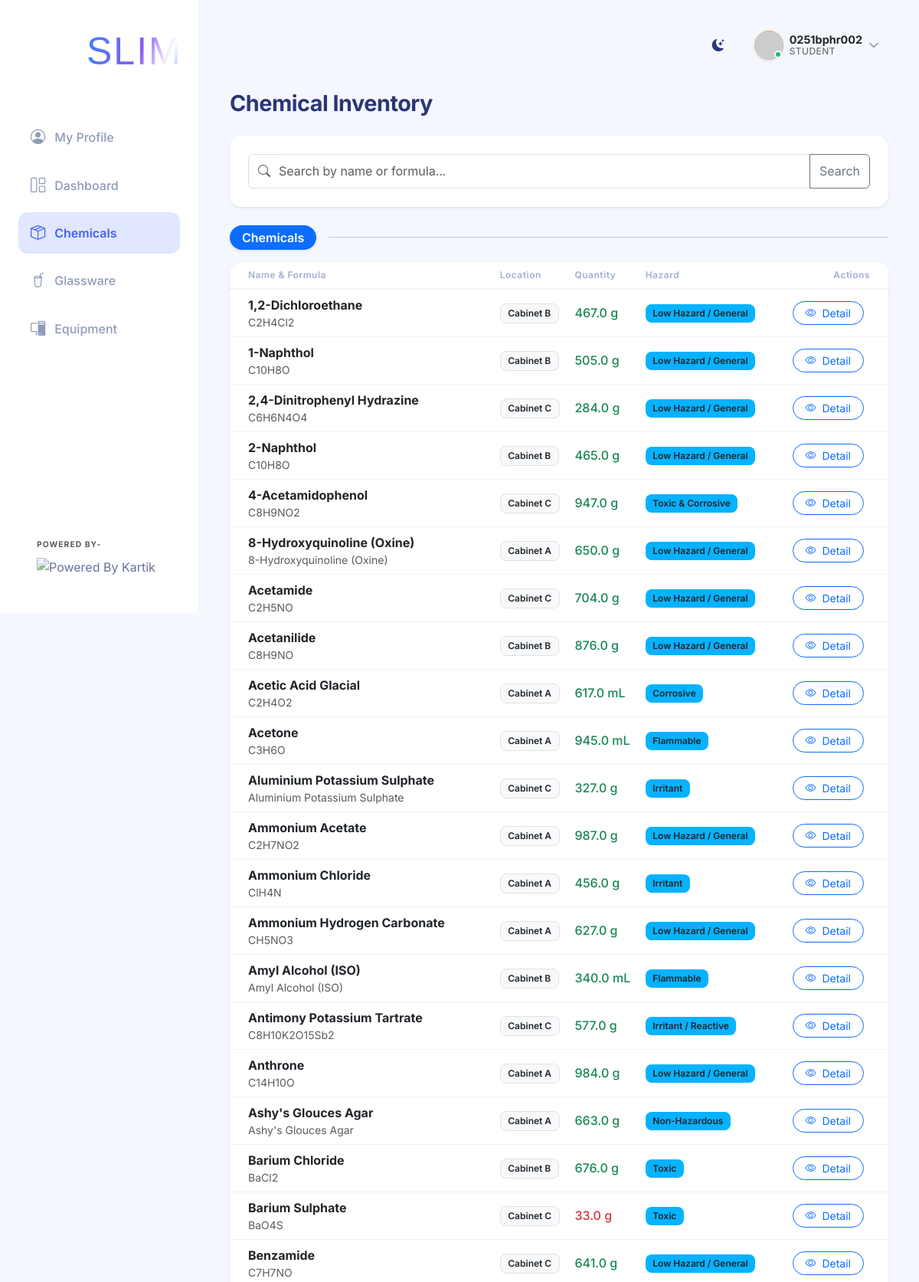
/chemicals (signed in, upper part), run on the app's committed database.
### app.py (models this page shows)
class User(UserMixin, db.Model):
    id = db.Column(db.Integer, primary_key=True)
    username = db.Column(db.String(100), unique=True, nullable=False)
    password_hash = db.Column(db.String(200), nullable=False)
    role = db.Column(db.String(50), nullable=False) # 'teacher', 'student', or 'developer'
    full_name = db.Column(db.String(150), nullable=True)
    roll_number = db.Column(db.String(50), nullable=True)
    email = db.Column(db.String(150), nullable=True)
    phone = db.Column(db.String(20), nullable=True)

class Chemical(db.Model):
    id = db.Column(db.Integer, primary_key=True)
    name = db.Column(db.String(150), nullable=False)
    formula = db.Column(db.String(100), nullable=False)
    cas_number = db.Column(db.String(50), nullable=True)
    quantity = db.Column(db.Float, nullable=False, default=0.0)
    unit = db.Column(db.String(20), nullable=False)
    location = db.Column(db.String(100), nullable=False)
    expiry_date = db.Column(db.Date, nullable=True)
    hazard_category = db.Column(db.String(100), nullable=True)
    category = db.Column(db.String(50), default='Chemicals') # New: Chemicals, Reagents, Indicators, Miscellaneous
    logs = db.relationship('UsageLog', backref='chemical', lazy=True, cascade="all, delete-orphan")

### app.py (the view)
@app.route('/chemicals')
def chemicals():
    search_query = request.args.get('search', '')
    if search_query:
        chemicals_list = Chemical.query.filter(
            db.or_(
                Chemical.name.ilike(f'%{search_query}%'),
                Chemical.formula.ilike(f'%{search_query}%')
            )
        ).all()
    else:
        chemicals_list = Chemical.query.all()
    grouped_chemicals = {}
    for chem in chemicals_list:
        cat = chem.category or 'Chemicals'
        if cat not in grouped_chemicals:
            grouped_chemicals[cat] = []
        grouped_chemicals[cat].append(chem)
    return render_template('chemicals.html', grouped_chemicals=grouped_chemicals, search_query=search_query)

### app.py (called while the page is built)
@login_manager.user_loader
def load_user(user_id):
    return User.query.get(int(user_id))

### templates/chemicals.html (shortened to what this page needs)
{% extends 'base.html' %}
{% block content %}
<div class="d-flex justify-content-between align-items-center mb-4">
    <h2 class="page-title mb-0">Chemical Inventory</h2>
</div>
<div class="card mb-4 shadow-sm">
    <div class="card-body">
        <form action="{{ url_for('chemicals') }}" method="GET" class="d-flex">
            <div class="input-group">
                <span class="input-group-text bg-white border-end-0">
                    <i class="bi bi-search text-muted"></i>
                </span>
                <input type="text" name="search" class="form-control border-start-0 ps-0"
                       placeholder="Search by name or formula..." value="{{ search_query }}">
                <button class="btn btn-outline-secondary" type="submit">Search</button>
            </div>
        </form>
    </div>
</div>
{% for category, chemicals in grouped_chemicals.items() %}
<div class="d-flex align-items-center mb-3 mt-4">
    <span class="badge bg-primary px-3 py-2 fs-6 rounded-pill shadow-sm">{{ category }}</span>
    <hr class="flex-grow-1 ms-3 my-0 opacity-25">
</div>
<div class="card shadow-sm border-0 rounded-4 overflow-hidden mb-5">
    <div class="table-responsive">
        <table class="table table-hover align-middle mb-0">
            <thead class="bg-light bg-opacity-50">
                <tr>
                    <th class="ps-4">Name & Formula</th>
                    <th>Location</th>
                    <th>Quantity</th>
                    <th>Hazard</th>
                    <th class="text-end pe-4">Actions</th>
                </tr>
            </thead>
            <tbody>
                {% for chem in chemicals %}
                <tr>
                    <td class="ps-4">
                        <div class="fw-bold text-dark">{{ chem.name }}</div>
                        <div class="text-muted small">{{ chem.formula }}
                        </div>
                    </td>
                    <td><span class="badge bg-light text-dark border">{{ chem.location }}</span></td>
                    <td>
                        <span class="fw-medium {% if chem.quantity < 50 %}text-danger{% else %}text-success{% endif %}">
                            {{ chem.quantity }} {{ chem.unit }}
                        </span>
                    </td>
                    <td>
                        {% if chem.hazard_category %}
                        <span class="badge bg-warning text-dark">{{ chem.hazard_category }}</span>
                        {% else %}
                        <span class="text-muted">-</span>
                        {% endif %}
                    </td>
                    <td class="text-end pe-4">
                        <div class="btn-group">
                            <a href="{{ url_for('chemical_detail', id=chem.id) }}" class="btn btn-sm btn-outline-primary rounded-pill px-3 me-2">
                                <i class="bi bi-eye me-1"></i> Detail
                            </a>
                        </div>
                    </td>
                </tr>
                {% endfor %}
            </tbody>
        </table>
    </div>
</div>
{% else %}
<div class="card shadow-sm border-0 rounded-4 p-5 text-center text-muted">
    <i class="bi bi-search fs-1 mb-3"></i>
    <h5>No chemicals found matching your search.</h5>
    <p>Try a different keyword or formula.</p>
</div>
{% endfor %}
{% endblock %}

### templates/base.html (shortened to what this page needs)
<!DOCTYPE html>
<html lang="en">
<head>
    <link href="https://cdn.jsdelivr.net/npm/bootstrap@5.3.0/dist/css/bootstrap.min.css" rel="stylesheet">
    <link rel="stylesheet" href="{{ url_for('static', filename='css/style.css') }}">
    <link rel="stylesheet" href="https://cdn.jsdelivr.net/npm/bootstrap-icons@1.10.5/font/bootstrap-icons.css">
</head>
<body>
    <div class="app-container">
        <nav class="sidebar d-flex flex-column">
            <div class="sidebar-header">
                <a class="navbar-brand d-flex align-items-center morph-logo" href="{{ url_for('dashboard') }}"
                    style="text-decoration: none;">
                    <div class="me-1 d-flex justify-content-center align-items-center"
                        style="width: 80px; height: 80px; margin-left: -5px;">
                        <dotlottie-player src="{{ url_for('static', filename='logo.lottie') }}" background="transparent"
                            speed="1" style="width: 80px; height: 80px;" loop autoplay></dotlottie-player>
                    </div>
                    <div class="logo-text-container">
                        <div class="logo-text main-text">
                            <span class="slim-text-animated">SLIM</span>
                        </div>
                    </div>
                </a>
            </div>
            <ul class="nav flex-column sidebar-nav mt-3">
                {% if current_user.is_authenticated and current_user.role in ['student', 'developer'] %}
                <li class="nav-item">
                    <a class="nav-link {% if request.endpoint == 'profile' %}active{% endif %}"
                        href="{{ url_for('profile') }}">
                        <i class="bi bi-person-circle"></i> My Profile
                    </a>
                </li>
                {% endif %}
                <li class="nav-item">
                    <a class="nav-link {% if request.endpoint == 'dashboard' %}active{% endif %}"
                        href="{{ url_for('dashboard') }}">
                        <i class="bi bi-grid-1x2"></i> Dashboard
                    </a>
                </li>
                <li class="nav-item">
                    <a class="nav-link {% if request.endpoint == 'chemicals' or request.endpoint == 'add_chemical' or request.endpoint == 'chemical_detail' %}active{% endif %}"
                        href="{{ url_for('chemicals') }}">
                        <i class="bi bi-box-seam"></i> Chemicals
                    </a>
                </li>
                <li class="nav-item">
                    <a class="nav-link {% if request.endpoint == 'glassware' %}active{% endif %}"
                        href="{{ url_for('glassware') }}">
                        <i class="bi bi-cup-straw"></i> Glassware
                    </a>
                </li>
                <li class="nav-item">
                    <a class="nav-link {% if request.endpoint == 'equipment' %}active{% endif %}"
                        href="{{ url_for('equipment') }}">
                        <i class="bi bi-pc-display"></i> Equipment
                    </a>
                </li>
            </ul>
            <div class="sidebar-footer mt-auto p-4 text-start">
                <small class="text-muted d-block fw-bold text-uppercase mb-2"
                    style="font-size: 0.65rem; letter-spacing: 1px;">Powered By-</small>
                <img src="https://student.camu.in/camu_attachment/get/6696654be0b1fd900cf3997c" alt="Powered By Kartik"
                    class="img-fluid powered-logo">
            </div>
        </nav>
        <main class="main-content">
            <header class="top-header d-flex justify-content-between align-items-center mb-4">
                <div class="d-flex align-items-center">
                    <div class="theme-toggle" id="themeToggle" title="Toggle Dark/Light Mode">
                        <i class="bi bi-moon-stars-fill"></i>
                    </div>
                    <div class="user-profile dropdown">
                        <div class="profile-trigger d-flex align-items-center" {% if current_user.is_authenticated
                            %}data-bs-toggle="dropdown" {% else %}data-bs-toggle="modal" data-bs-target="#loginModal" {%
                            endif %}>
                            {% if current_user.is_authenticated %}
                            <div class="avatar-wrapper me-2">
                                <div class="avatar-circle {% if current_user.role == 'developer' %}bg-developer{% elif current_user.role == 'teacher' %}bg-teacher{% else %}bg-student{% endif %} shadow-sm"
                                    style="padding: 0; overflow: hidden;">
                                    <img src="https://api.dicebear.com/9.x/bottts/svg?seed={{ current_user.username }}&backgroundColor=transparent"
                                        alt="Avatar"
                                        style="width: 100%; height: 100%; object-fit: cover; transform: scale(1.1) translateY(2px);">
                                </div>
                                <div class="status-indicator online"></div>
                            </div>
                            <div class="user-info d-none d-sm-block">
                                <div class="user-name fw-bold text-dark">{{ current_user.username|capitalize }}</div>
                                <div class="user-role text-muted">{{ current_user.role|capitalize }}</div>
                            </div>
                            <i class="bi bi-chevron-down ms-2 text-muted small"></i>
                            {% else %}
                            <div class="avatar-circle bg-secondary shadow-sm me-2">
                                <i class="bi bi-person"></i>
                            </div>
                            <span class="fw-medium text-dark">Login</span>
                            {% endif %}
                        </div>
                    </div>
            </header>
            <div class="content-wrapper">
                {% block content %}{% endblock %}
            </div>
        </main>
    </div>
</body>
</html>

### data on the page
User: username "0251bphr002", role "STUDENT"
Chemical: category "Chemicals", name "1,2-Dichloroethane", formula "C2H4Cl2", location "Cabinet B", quantity "467.0", unit "g", hazard_category "Low Hazard / General"
Chemical: name "1-Naphthol", formula "C10H8O", location "Cabinet B", quantity "505.0", unit "g", hazard_category "Low Hazard / General"
Chemical: name "2,4-Dinitrophenyl Hydrazine", formula "C6H6N4O4", location "Cabinet C", quantity "284.0", unit "g", hazard_category "Low Hazard / General"
Chemical: name "2-Naphthol", formula "C10H8O", location "Cabinet B", quantity "465.0", unit "g", hazard_category "Low Hazard / General"
Chemical: name "4-Acetamidophenol", formula "C8H9NO2", location "Cabinet C", quantity "947.0", unit "g", hazard_category "Toxic & Corrosive"
Chemical: name "8-Hydroxyquinoline (Oxine)", formula "8-Hydroxyquinoline (Oxine)", location "Cabinet A", quantity "650.0", unit "g", hazard_category "Low Hazard / General"
Chemical: name "Acetamide", formula "C2H5NO", location "Cabinet C", quantity "704.0", unit "g", hazard_category "Low Hazard / General"
Chemical: name "Acetanilide", formula "C8H9NO", location "Cabinet B", quantity "876.0", unit "g", hazard_category "Low Hazard / General"
Chemical: name "Acetic Acid Glacial", formula "C2H4O2", location "Cabinet A", quantity "617.0", unit "mL", hazard_category "Corrosive"
Chemical: name "Acetone", formula "C3H6O", location "Cabinet A", quantity "945.0", unit "mL", hazard_category "Flammable"
Chemical: name "Aluminium Potassium Sulphate", formula "Aluminium Potassium Sulphate", location "Cabinet C", quantity "327.0", unit "g", hazard_category "Irritant"
Chemical: name "Ammonium Acetate", formula "C2H7NO2", location "Cabinet A", quantity "987.0", unit "g", hazard_category "Low Hazard / General"
Chemical: name "Ammonium Chloride", formula "ClH4N", location "Cabinet A", quantity "456.0", unit "g", hazard_category "Irritant"
Chemical: name "Ammonium Hydrogen Carbonate", formula "CH5NO3", location "Cabinet A", quantity "627.0", unit "g", hazard_category "Low Hazard / General"
Chemical: name "Amyl Alcohol (ISO)", formula "Amyl Alcohol (ISO)", location "Cabinet B", quantity "340.0", unit "mL", hazard_category "Flammable"
Chemical: name "Antimony Potassium Tartrate", formula "C8H10K2O15Sb2", location "Cabinet C", quantity "577.0", unit "g", hazard_category "Irritant / Reactive"
Chemical: name "Anthrone", formula "C14H10O", location "Cabinet A", quantity "984.0", unit "g", hazard_category "Low Hazard / General"
Chemical: name "Ashy's Glouces Agar", formula "Ashy's Glouces Agar", location "Cabinet A", quantity "663.0", unit "g", hazard_category "Non-Hazardous"
Chemical: name "Barium Chloride", formula "BaCl2", location "Cabinet B", quantity "676.0", unit "g", hazard_category "Toxic"
Chemical: name "Barium Sulphate", formula "BaO4S", location "Cabinet C", quantity "33.0", unit "g", hazard_category "Toxic"
Chemical: name "Benzamide", formula "C7H7NO", location "Cabinet C", quantity "641.0", unit "g", hazard_category "Low Hazard / General"
